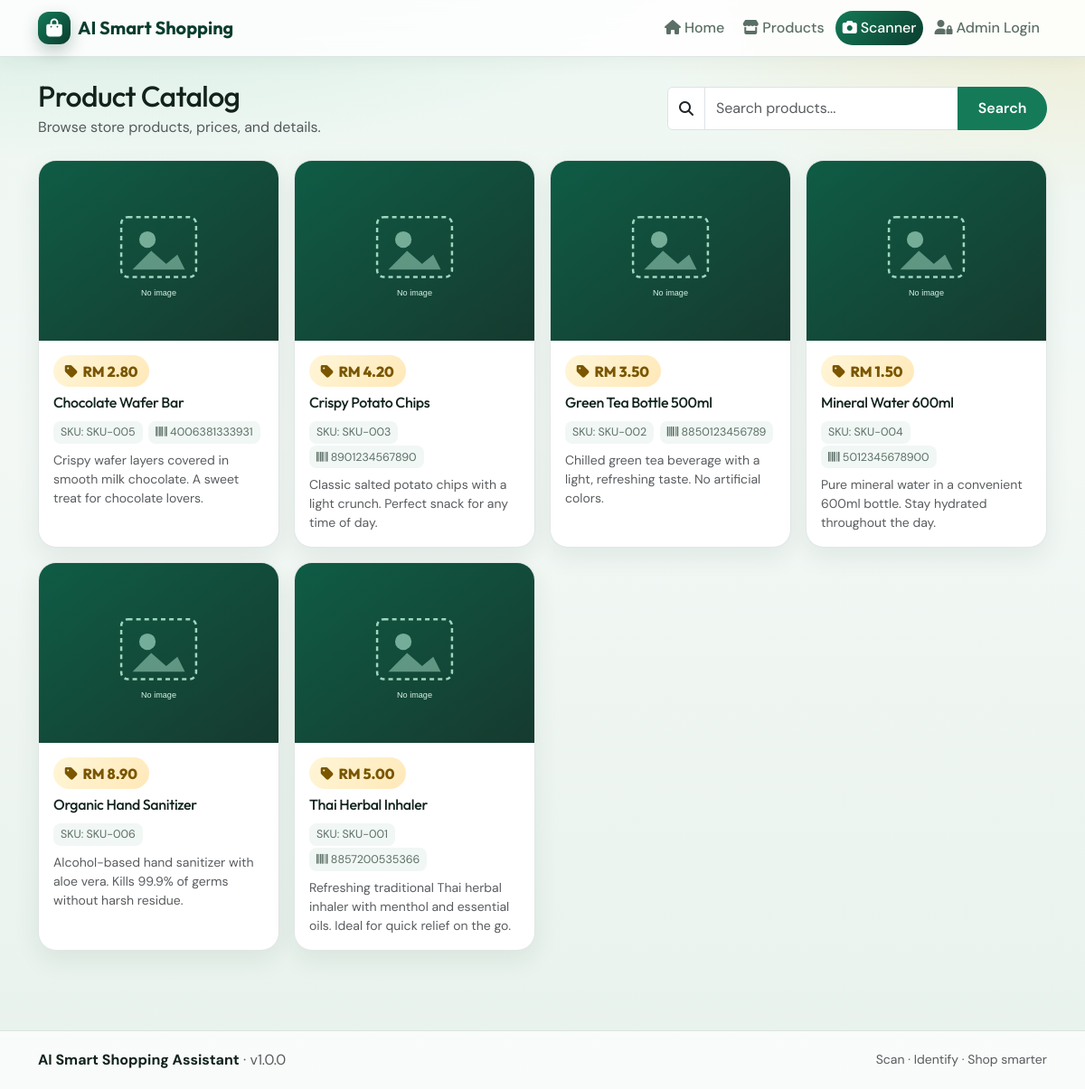
/products.php, run on the app's committed database.
### tables this page shows
CREATE TABLE products (
    id INT UNSIGNED AUTO_INCREMENT PRIMARY KEY,
    sku VARCHAR(40) NOT NULL UNIQUE,
    barcode VARCHAR(64) NULL,
    name VARCHAR(120) NOT NULL,
    detect_keywords VARCHAR(255) DEFAULT NULL,
    price DECIMAL(10,2) NOT NULL DEFAULT 0.00,
    description TEXT NULL,
    image_path VARCHAR(255) NULL,
    created_at DATETIME NOT NULL DEFAULT CURRENT_TIMESTAMP,
    updated_at DATETIME NOT NULL DEFAULT CURRENT_TIMESTAMP
        ON UPDATE CURRENT_TIMESTAMP,
    INDEX idx_barcode (barcode),
    INDEX idx_name (name)
);

### includes/config.php (called while the page is built, shortened)
<?php
function detect_base_path(): string
{
    $docRoot = isset($_SERVER['DOCUMENT_ROOT']) ? realpath((string) $_SERVER['DOCUMENT_ROOT']) : false;
    $appRoot = realpath(ROOT_PATH);
    if ($docRoot && $appRoot) {
        $docRoot = str_replace('\\', '/', $docRoot);
        $appRoot = str_replace('\\', '/', $appRoot);
        if (str_starts_with(strtolower($appRoot), strtolower($docRoot))) {
            $rel = substr($appRoot, strlen($docRoot));
            $rel = '/' . trim(str_replace('\\', '/', (string) $rel), '/');
            return '';
        }
    }
    $script = $_SERVER['SCRIPT_NAME'] ?? '';
    $dir = str_replace('\\', '/', dirname($script));
    return rtrim($dir, '/');
}
function request_in_subdir(): bool
{
    $script = str_replace('\\', '/', (string) ($_SERVER['SCRIPT_NAME'] ?? ''));
    return (bool) preg_match('#/(admin|api)/[^/]+$#', $script);
}
function app_web_root(): string
{
    return detect_base_path();
}
function url(string $path = ''): string
{
    $path = ltrim($path, '/');
    $root = app_web_root();
    return ($root === '' ? '' : $root) . '/' . $path;
}
function asset(string $path): string
{
    $path = ltrim(str_replace('\\', '/', $path), '/');
    $root = app_web_root();
    $prefix = request_in_subdir() ? '../' : '';
    return $prefix . $path;
}

### includes/auth.php (called while the page is built, shortened)
<?php
function e(?string $value): string
{
    return htmlspecialchars((string) $value, ENT_QUOTES | ENT_SUBSTITUTE, 'UTF-8');
}
function current_user(): ?array
{
    if (empty($_SESSION['user_id'])) {
        return null;
    }
    static $user = null;
    return $user;
}
function is_admin(): bool
{
    $user = current_user();
    return $user !== null && ($user['role'] ?? '') === 'admin';
}

### includes/db.php (called while the page is built, shortened)
<?php
require_once __DIR__ . '/config.php';
function db(): PDO
{
    static $pdo = null;
    if ($pdo instanceof PDO) {
        return $pdo;
    }
    $options = [
        PDO::ATTR_ERRMODE => PDO::ERRMODE_EXCEPTION,
        PDO::ATTR_DEFAULT_FETCH_MODE => PDO::FETCH_ASSOC,
        PDO::ATTR_EMULATE_PREPARES => false,
    ];
    $preferSqlite = strtolower((string) (getenv('DB_DRIVER') ?: '')) === 'sqlite';
    if (!$preferSqlite) {
        try {
            $dsn = sprintf(
                'mysql:host=%s;dbname=%s;charset=%s',
                DB_HOST,
                DB_NAME,
                DB_CHARSET
            );
            $mysqlOptions = $options + [
                PDO::ATTR_TIMEOUT => 2,
            ];
            $pdo = new PDO($dsn, DB_USER, DB_PASS, $mysqlOptions);
            return $pdo;
        } catch (Throwable $e) {
            error_log('MySQL unavailable, trying SQLite: ' . $e->getMessage());
        }
    }
    $pdo = new PDO('sqlite:' . SQLITE_PATH, null, null, $options);
    $pdo->exec('PRAGMA foreign_keys = ON');
    return $pdo;
}

### includes/catalog.php (called while the page is built, shortened)
<?php
function list_products(?string $q = null): array
{
    return db()->query('SELECT * FROM products ORDER BY name ASC')->fetchAll();
}

### includes/images.php (called while the page is built, shortened)
<?php
function product_image_url(?string $path): string
{
    $relative = ltrim(str_replace('\\', '/', $path), '/');
    $file = basename($relative);
    $candidates = [
        ROOT_PATH . DIRECTORY_SEPARATOR . 'uploads' . DIRECTORY_SEPARATOR . 'products' . DIRECTORY_SEPARATOR . $file,
        ROOT_PATH . DIRECTORY_SEPARATOR . 'assets' . DIRECTORY_SEPARATOR . 'products' . DIRECTORY_SEPARATOR . $file,
    ];
    $version = (string) time();
    foreach ($candidates as $full) {
        if (is_file($full)) {
            $version = (string) filemtime($full);
            break;
        }
    }
    return url('image.php') . '?f=' . rawurlencode($file) . '&v=' . rawurlencode($version);
}

### products.php (the view, shortened to what this page needs)
<?php
$q = trim((string) ($_GET['q'] ?? ''));
$products = list_products($q !== '' ? $q : null);
require __DIR__ . '/includes/header.php';
?>
<div class="container py-4">
    <div class="d-flex flex-column flex-md-row justify-content-between align-items-md-center gap-3 mb-4">
        <div>
            <h1 class="h2 display-font mb-1">Product Catalog</h1>
            <p class="text-muted mb-0">Browse store products, prices, and details.</p>
        </div>
        <form class="d-flex gap-2 w-100" style="max-width:420px" method="get" action="">
            <div class="input-group">
                <span class="input-group-text bg-white"><i class="fa-solid fa-magnifying-glass"></i></span>
                <input class="form-control" type="search" name="q" value="<?= e($q) ?>" placeholder="Search products...">
                <button class="btn btn-brand" type="submit">Search</button>
            </div>
        </form>
    </div>
    <?php if (!$products): ?>
        <div class="surface-card empty-state">
            <i class="fa-solid fa-box-open fa-2x mb-3 text-success"></i>
            <h2 class="h5">No products found</h2>
            <p class="mb-0"><?= $q !== '' ? 'Try a different search term.' : 'The catalog is empty. Administrators can add products after login.' ?></p>
        </div>
    <?php else: ?>
        <div class="row g-3">
            <?php foreach ($products as $product): ?>
                <div class="col-6 col-md-4 col-xl-3">
                    <article class="product-card">
                        <img class="thumb" src="<?= e(product_image_url($product['image_path'] ?? null)) ?>" alt="<?= e($product['name']) ?>" loading="lazy"
                             onerror="this.onerror=null;this.src='<?= e(asset('assets/css/placeholder.svg')) ?>';">
                        <div class="p-3">
                            <div class="price-tag mb-2"><i class="fa-solid fa-tag"></i> RM <?= e(number_format((float) $product['price'], 2)) ?></div>
                            <h2 class="h6 display-font mb-2"><?= e($product['name']) ?></h2>
                            <div class="mb-2">
                                <span class="meta-chip">SKU: <?= e($product['sku']) ?></span>
                                <?php if (!empty($product['barcode'])): ?>
                                    <span class="meta-chip"><i class="fa-solid fa-barcode"></i> <?= e($product['barcode']) ?></span>
                                <?php endif; ?>
                            </div>
                            <?php if (!empty($product['description'])): ?>
                                <p class="small text-muted mb-0"><?= e(mb_strimwidth((string) $product['description'], 0, 110, '…')) ?></p>
                            <?php endif; ?>
                        </div>
                    </article>
                </div>
            <?php endforeach; ?>
        </div>
    <?php endif; ?>
</div>
<?php require __DIR__ . '/includes/footer.php'; ?>

### includes/header.php (shortened to what this page needs)
<?php
$bodyClass = $bodyClass ?? '';
$hideNav = $hideNav ?? false;
$isAdmin = is_admin();
?>
<!DOCTYPE html>
<html lang="en">
<head>
    <link rel="stylesheet" href="<?= e(asset('assets/css/bootstrap.min.css')) ?>">
    <link rel="stylesheet" href="<?= e(asset('assets/css/fontawesome.min.css')) ?>">
    <link rel="stylesheet" href="<?= e(asset('assets/css/app.css')) ?>">
</head>
<body class="<?= e($bodyClass) ?>">
<?php if (!$hideNav): ?>
<nav class="navbar navbar-expand-lg app-navbar sticky-top">
    <div class="container">
        <a class="navbar-brand d-flex align-items-center gap-2" href="<?= e(url('index.php')) ?>">
            <span class="brand-mark"><i class="fa-solid fa-bag-shopping"></i></span>
            <span class="brand-text">AI Smart Shopping</span>
        </a>
        <div class="collapse navbar-collapse" id="mainNav">
            <ul class="navbar-nav ms-auto align-items-lg-center gap-lg-1">
                <li class="nav-item">
                    <a class="nav-link" href="<?= e(url('index.php')) ?>"><i class="fa-solid fa-house me-1"></i>Home</a>
                </li>
                <li class="nav-item">
                    <a class="nav-link" href="<?= e(url('products.php')) ?>"><i class="fa-solid fa-store me-1"></i>Products</a>
                </li>
                <li class="nav-item">
                    <a class="nav-link nav-cta" href="<?= e(url('scan.php')) ?>"><i class="fa-solid fa-camera me-1"></i>Scanner</a>
                </li>
                <?php if ($isAdmin): ?>
                    <li class="nav-item">
                        <a class="nav-link" href="<?= e(url('admin/products.php')) ?>"><i class="fa-solid fa-boxes-stacked me-1"></i>Manage</a>
                    </li>
                    <li class="nav-item">
                        <a class="nav-link" href="<?= e(url('admin/settings.php')) ?>"><i class="fa-solid fa-robot me-1"></i>AI Settings</a>
                    </li>
                    <li class="nav-item">
                        <a class="nav-link" href="<?= e(url('logout.php')) ?>"><i class="fa-solid fa-right-from-bracket me-1"></i>Logout</a>
                    </li>
                <?php else: ?>
                    <li class="nav-item">
                        <a class="nav-link" href="<?= e(url('login.php')) ?>"><i class="fa-solid fa-user-lock me-1"></i>Admin Login</a>
                    </li>
                <?php endif; ?>
            </ul>
        </div>
    </div>
</nav>
<?php endif; ?>
<main class="app-main">

### includes/footer.php (shortened to what this page needs)
</main>
<footer class="app-footer">
    <div class="container d-flex flex-column flex-md-row justify-content-between align-items-center gap-2">
        <div>
            <strong><?= e(APP_NAME) ?></strong>
            <span class="text-muted">· v<?= e(APP_VERSION) ?></span>
        </div>
        <div class="small text-muted">
            Scan · Identify · Shop smarter
        </div>
    </div>
</footer>
</body>
</html>

### assets/css/app.css (style rules this page uses)
:root { --brand: #0b3d2e; --brand-2: #147a58; --brand-3: #1fa971; --accent: #f0b429; --accent-2: #ff8a3d; --ink: #12231c; --muted: #5b6f66; --surface: #f3f8f5; --card: #ffffff; --line: rgba(11, 61, 46, 0.12); --shadow: 0 14px 40px rgba(11, 61, 46, 0.12); --radius: 1.25rem; --font: "DM Sans", system-ui, sans-serif; --display: "Outfit", "DM Sans", sans-serif; }
* { box-sizing: border-box; }
html, body { min-height: 100%; }
body { margin: 0; font-family: var(--font); color: var(--ink); background: radial-gradient(1200px 500px at 10% -10%, rgba(31, 169, 113, 0.18), transparent 60%), radial-gradient(900px 420px at 100% 0%, rgba(240, 180, 41, 0.16), transparent 55%), linear-gradient(180deg, #eef7f2 0%, var(--surface) 40%, #e8f2ec 100%); background-attachment: fixed; }
h1, h2, h3, h4, .display-font { font-family: var(--display); letter-spacing: -0.02em; }
.app-navbar { background: rgba(255, 255, 255, 0.86); backdrop-filter: blur(12px); border-bottom: 1px solid var(--line); box-shadow: 0 4px 20px rgba(11, 61, 46, 0.05); }
.navbar-brand .brand-mark { width: 2.25rem; height: 2.25rem; border-radius: 0.75rem; display: inline-flex; align-items: center; justify-content: center; background: linear-gradient(135deg, var(--brand-2), var(--brand)); color: #fff; box-shadow: 0 8px 18px rgba(11, 61, 46, 0.25); }
.brand-text { font-family: var(--display); font-weight: 700; color: var(--brand); }
.app-navbar .nav-link { color: var(--muted); font-weight: 500; border-radius: 999px; padding: 0.45rem 0.9rem; }
.app-navbar .nav-cta { background: linear-gradient(135deg, var(--brand-2), var(--brand)); color: #fff !important; }
.app-main { min-height: calc(100vh - 140px); padding-bottom: 2rem; }
.app-footer { border-top: 1px solid var(--line); padding: 1.25rem 0; background: rgba(255, 255, 255, 0.7); margin-top: 2rem; }
.btn-brand { --bs-btn-bg: var(--brand-2); --bs-btn-border-color: var(--brand-2); --bs-btn-hover-bg: var(--brand); --bs-btn-hover-border-color: var(--brand); --bs-btn-color: #fff; --bs-btn-hover-color: #fff; --bs-btn-active-bg: var(--brand); --bs-btn-active-border-color: var(--brand); --bs-btn-active-color: #fff; font-weight: 600; border-radius: 999px; padding: 0.7rem 1.35rem; }
.product-card { background: var(--card); border: 1px solid var(--line); border-radius: var(--radius); overflow: hidden; height: 100%; box-shadow: 0 10px 28px rgba(11, 61, 46, 0.08); transition: transform 0.2s ease, box-shadow 0.2s ease; }
.product-card .thumb { aspect-ratio: 4 / 3; object-fit: cover; width: 100%; background: #dfece6; }
.price-tag { display: inline-flex; align-items: center; gap: 0.35rem; background: linear-gradient(135deg, #fff6d8, #ffe8b8); color: #7a5600; font-weight: 800; font-family: var(--display); border-radius: 999px; padding: 0.35rem 0.8rem; }
.meta-chip { display: inline-block; font-size: 0.78rem; color: var(--muted); background: #f1f7f4; border-radius: 0.5rem; padding: 0.2rem 0.5rem; margin: 0.15rem 0.15rem 0 0; }

### data on the page
products: price "2.80", name "Chocolate Wafer Bar", sku "SKU-005", barcode "4006381333931", description "Crispy wafer layers covered in smooth milk chocolate. A sweet treat for chocolate lovers."
products: price "4.20", name "Crispy Potato Chips", sku "SKU-003", barcode "8901234567890", description "Classic salted potato chips with a light crunch. Perfect snack for any time of day."
products: price "3.50", name "Green Tea Bottle 500ml", sku "SKU-002", barcode "8850123456789", description "Chilled green tea beverage with a light, refreshing taste. No artificial colors."
products: price "1.50", name "Mineral Water 600ml", sku "SKU-004", barcode "5012345678900", description "Pure mineral water in a convenient 600ml bottle. Stay hydrated throughout the day."
products: price "8.90", name "Organic Hand Sanitizer", sku "SKU-006", description "Alcohol-based hand sanitizer with aloe vera. Kills 99.9% of germs without harsh residue."
products: price "5.00", name "Thai Herbal Inhaler", sku "SKU-001", barcode "8857200535366", description "Refreshing traditional Thai herbal inhaler with menthol and essential oils. Ideal for quick relief on the go."

### other printed values
APP_NAME "AI Smart Shopping Assistant"
APP_VERSION "1.0.0"
